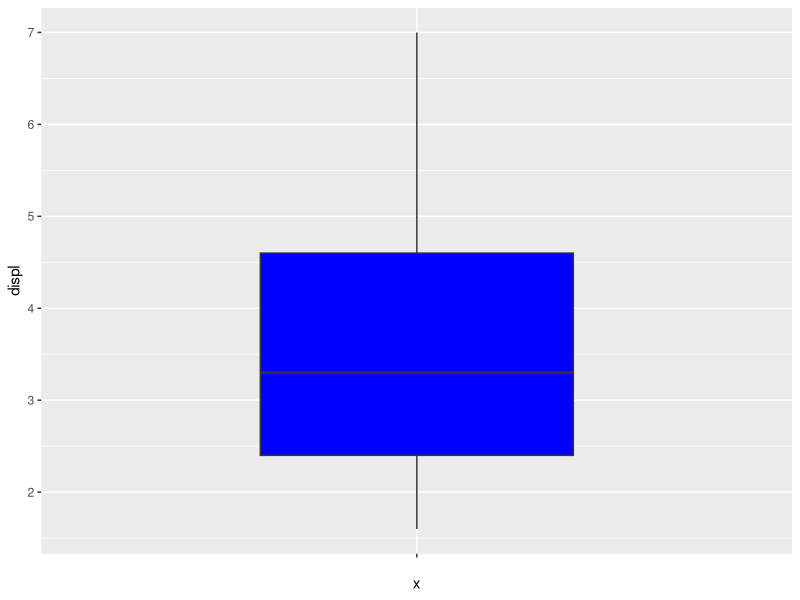
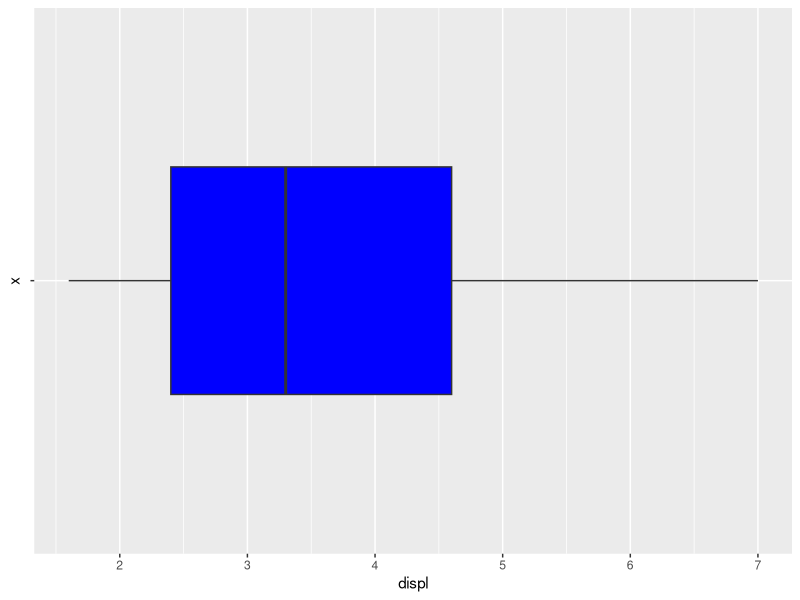

Source code (R) for these figures, in order:
# Elaine Esther Oruk Opyene

# The data source is the mpg data table

library(tidyverse)
head(mpg)
summary(mpg$displ)

plot1 <- ggplot(mpg, aes(x = "", y = displ)) + 
geom_boxplot(fill = "blue", width = 0.5)
plot1

plot2 <- ggplot(mpg, aes(x = "", y = displ)) + 
geom_boxplot(fill = "blue", width = 0.5) + 
coord_flip()
plot2
